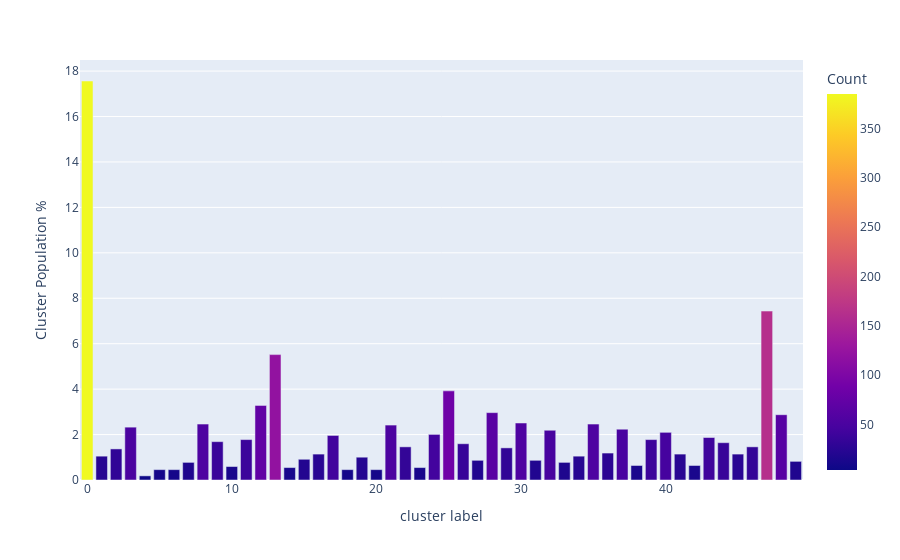

The cell this chart's notebook holds for it:
### Code cell
# import plotly.express as px
# import numpy as np

import plotly.express as px
fig = px.bar(r, x='cluster label', y='Percent_%', labels={'Percent_%':'Cluster Population %'}, color='Count')
fig.show()

### Figure 1 — Plotly figure (JSON) as saved in the notebook; plotly's stock layout.template omitted (floating-point values rounded to 4 significant figures)
{"data": [{"alignmentgroup": "True", "hovertemplate": "cluster label=%{x}<br>Cluster Population %=%{y}<br>Count=%{marker.color}<extra></extra>", "legendgroup": "", "marker": {"color": [385, 163, 121, 86, 72, 65, 63, 55, 54, 54, 53, 51, 49, 48, 46, 44, 43, 41, 39, 39, 37, 36, 35, 32, 32, 31, 30, 26, 25, 25, 25, 23, 23, 22, 20, 19, 19, 18, 17, 17, 14, 14, 13, 12, 12, 10, 10, 10, 10, 4], "coloraxis": "coloraxis"}, "name": "", "offsetgroup": "", "orientation": "v", "showlegend": false, "textposition": "auto", "type": "bar", "x": [0, 47, 13, 25, 12, 28, 48, 30, 8, 35, 21, 3, 37, 32, 40, 24, 17, 43, 39, 11, 9, 44, 26, 46, 22, 29, 2, 36, 41, 16, 45, 1, 34, 19, 15, 31, 27, 49, 33, 7, 38, 42, 10, 23, 14, 5, 20, 18, 6, 4], "xaxis": "x", "y": [17.56, 7.436, 5.52, 3.923, 3.285, 2.965, 2.874, 2.509, 2.464, 2.464, 2.418, 2.327, 2.235, 2.19, 2.099, 2.007, 1.962, 1.87, 1.779, 1.779, 1.688, 1.642, 1.597, 1.46, 1.46, 1.414, 1.369, 1.186, 1.141, 1.141, 1.141, 1.049, 1.049, 1.004, 0.9124, 0.8668, 0.8668, 0.8212, 0.7755, 0.7755, 0.6387, 0.6387, 0.5931, 0.5474, 0.5474, 0.4562, 0.4562, 0.4562, 0.4562, 0.1825], "yaxis": "y"}], "layout": {"barmode": "relative", "coloraxis": {"colorbar": {"title": {"text": "Count"}}, "colorscale": [[0, "#0d0887"], [0.1111, "#46039f"], [0.2222, "#7201a8"], [0.3333, "#9c179e"], [0.4444, "#bd3786"], [0.5556, "#d8576b"], [0.6667, "#ed7953"], [0.7778, "#fb9f3a"], [0.8889, "#fdca26"], [1, "#f0f921"]]}, "legend": {"tracegroupgap": 0}, "margin": {"t": 60}, "xaxis": {"anchor": "y", "domain": [0, 1], "title": {"text": "cluster label"}}, "yaxis": {"anchor": "x", "domain": [0, 1], "title": {"text": "Cluster Population %"}}}}
